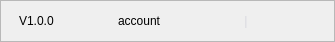
       <widget class="QFrame" name="frame_9">
        <property name="minimumSize">
         <size>
          <width>0</width>
          <height>0</height>
         </size>
        </property>
        <property name="maximumSize">
         <size>
          <width>16777215</width>
          <height>41</height>
         </size>
        </property>
        <property name="styleSheet">
         <string notr="true">QFrame {border-bottom: 1px solid #D7D7DE;}</string>
        </property>
        <property name="frameShape">
         <enum>QFrame::StyledPanel</enum>
        </property>
        <property name="frameShadow">
         <enum>QFrame::Raised</enum>
        </property>
        <property name="lineWidth">
         <number>0</number>
        </property>
        <property name="midLineWidth">
         <number>1</number>
        </property>
        <layout class="QHBoxLayout" name="horizontalLayout">
         <property name="spacing">
          <number>0</number>
         </property>
         <property name="topMargin">
          <number>0</number>
         </property>
         <property name="bottomMargin">
          <number>0</number>
         </property>
         <item>
          <widget class="QLabel" name="labelLogo">
           <property name="maximumSize">
            <size>
             <width>16777215</width>
             <height>38</height>
            </size>
           </property>
           <property name="text">
            <string/>
           </property>
           <property name="pixmap">
            <pixmap resource="res.qrc">:/main/resource/main/logo.png</pixmap>
           </property>
          </widget>
         </item>
         <item>
          <widget class="QLabel" name="labelAppVersion">
           <property name="maximumSize">
            <size>
             <width>16777215</width>
             <height>38</height>
            </size>
           </property>
           <property name="styleSheet">
            <string notr="true">border:none;</string>
           </property>
           <property name="text">
            <string>V1.0.0</string>
           </property>
          </widget>
         </item>
         <item>
          <spacer name="horizontalSpacer">
           <property name="orientation">
            <enum>Qt::Horizontal</enum>
           </property>
           <property name="sizeHint" stdset="0">
            <size>
             <width>40</width>
             <height>20</height>
            </size>
           </property>
          </spacer>
         </item>
         <item>
          <widget class="QToolButton" name="toolBtnPhoto">
           <property name="minimumSize">
            <size>
             <width>24</width>
             <height>24</height>
            </size>
           </property>
           <property name="maximumSize">
            <size>
             <width>24</width>
             <height>24</height>
            </size>
           </property>
           <property name="cursor">
            <cursorShape>PointingHandCursor</cursorShape>
           </property>
           <property name="styleSheet">
            <string notr="true">QToolButton {
border: none; 
border-radius: 999px; 
background: transparent;
background-image: url(:/main/resource/main/default_photoUrl.png);
}</string>
           </property>
           <property name="text">
            <string/>
           </property>
           <property name="icon">
            <iconset resource="res.qrc">
             <normaloff>:/main/resource/main/photo_border.png</normaloff>:/main/resource/main/photo_border.png</iconset>
           </property>
           <property name="iconSize">
            <size>
             <width>24</width>
             <height>24</height>
            </size>
           </property>
          </widget>
         </item>
         <item>
          <widget class="QLabel" name="labelAccount">
           <property name="maximumSize">
            <size>
             <width>16777215</width>
             <height>38</height>
            </size>
           </property>
           <property name="styleSheet">
            <string notr="true">border:none;</string>
           </property>
           <property name="text">
            <string>account</string>
           </property>
          </widget>
         </item>
         <item>
          <widget class="QToolButton" name="toolBtnCustomer">
           <property name="minimumSize">
            <size>
             <width>60</width>
             <height>40</height>
            </size>
           </property>
           <property name="maximumSize">
            <size>
             <width>60</width>
             <height>40</height>
            </size>
           </property>
           <property name="cursor">
            <cursorShape>PointingHandCursor</cursorShape>
           </property>
           <property name="styleSheet">
            <string notr="true">QToolButton {
border:none;
background:transparent;
background-image: url(:/main/resource/main/customer.png);
}
QToolButton:hover  {
border:none;
background:transparent;
background-image: url(:/main/resource/main/customer.png)
}
QToolButton:pressed  {
border:none;
background:transparent;
background-image: url(:/main/resource/main/customer.png)
}
QToolButton:clicked  {
border:none;
background:transparent;
background-image: url(:/main/resource/main/customer.png)
}</string>
           </property>
           <property name="text">
            <string/>
           </property>
           <property name="iconSize">
            <size>
             <width>16</width>
             <height>16</height>
            </size>
           </property>
          </widget>
         </item>
         <item>
          <widget class="QToolButton" name="toolBtnSetting">
           <property name="maximumSize">
            <size>
             <width>28</width>
             <height>40</height>
            </size>
           </property>
           <property name="cursor">
            <cursorShape>PointingHandCursor</cursorShape>
           </property>
           <property name="styleSheet">
            <string notr="true">QToolButton {
border:none;
background:transparent;
background-image: url(:/main/resource/main/setting_normal.png);
}
QToolButton:hover  {
border:none;
background:transparent;
background-image: url(:/main/resource/main/setting_normal.png)
}
QToolButton:pressed  {
border:none;
background:transparent;
background-image: url(:/main/resource/main/setting_normal.png)
}
QToolButton:clicked  {
border:none;
background:transparent;
background-image: url(:/main/resource/main/setting_normal.png)
}</string>
           </property>
           <property name="text">
            <string/>
           </property>
          </widget>
         </item>
         <item>
          <widget class="QLabel" name="label_15">
           <property name="maximumSize">
            <size>
             <width>16777215</width>
             <height>38</height>
            </size>
           </property>
           <property name="styleSheet">
            <string notr="true">color:#D7D7DE;border:none;</string>
           </property>
           <property name="text">
            <string> | </string>
           </property>
           <property name="alignment">
            <set>Qt::AlignCenter</set>
           </property>
          </widget>
         </item>
         <item>
          <widget class="QPushButton" name="btnMin">
           <property name="maximumSize">
            <size>
             <width>24</width>
             <height>32</height>
            </size>
           </property>
           <property name="cursor">
            <cursorShape>PointingHandCursor</cursorShape>
           </property>
           <property name="styleSheet">
            <string notr="true">QPushButton:hover {
     /*background-color: #FFD31111*/
 }
 QPushButton:flat {
     border: none; /* no border for a flat push button */
 }

 QPushButton:default {
     border-color: navy; /* make the default button prominent */
 }</string>
           </property>
           <property name="text">
            <string/>
           </property>
           <property name="icon">
            <iconset resource="res.qrc">
             <normaloff>:/main/resource/main/min_normal.png</normaloff>:/main/resource/main/min_normal.png</iconset>
           </property>
           <property name="iconSize">
            <size>
             <width>24</width>
             <height>32</height>
            </size>
           </property>
           <property name="flat">
            <bool>true</bool>
           </property>
          </widget>
         </item>
         <item>
          <widget class="QPushButton" name="btnMax">
           <property name="maximumSize">
            <size>
             <width>24</width>
             <height>32</height>
            </size>
           </property>
           <property name="cursor">
            <cursorShape>PointingHandCursor</cursorShape>
           </property>
           <property name="styleSheet">
            <string notr="true">QPushButton:hover {
     /*background-color: #FFD31111*/
 }
 QPushButton:flat {
     border: none; /* no border for a flat push button */
 }

 QPushButton:default {
     border-color: navy; /* make the default button prominent */
 }</string>
           </property>
           <property name="text">
            <string/>
           </property>
           <property name="icon">
            <iconset resource="res.qrc">
             <normaloff>:/main/resource/main/max_normal.png</normaloff>:/main/resource/main/max_normal.png</iconset>
           </property>
           <property name="iconSize">
            <size>
             <width>24</width>
             <height>32</height>
            </size>
           </property>
           <property name="flat">
            <bool>true</bool>
           </property>
          </widget>
         </item>
         <item>
          <widget class="QPushButton" name="btnClose">
           <property name="maximumSize">
            <size>
             <width>24</width>
             <height>32</height>
            </size>
           </property>
           <property name="cursor">
            <cursorShape>PointingHandCursor</cursorShape>
           </property>
           <property name="styleSheet">
            <string notr="true">QPushButton:hover {
     background-color: #FFD31111
 }
 QPushButton:flat {
     border: none; /* no border for a flat push button */
 }

 QPushButton:default {
     border-color: navy; /* make the default button prominent */
 }</string>
           </property>
           <property name="text">
            <string/>
           </property>
           <property name="icon">
            <iconset resource="res.qrc">
             <normaloff>:/login/resource/login/ico_del_n.png</normaloff>:/login/resource/login/ico_del_n.png</iconset>
           </property>
           <property name="iconSize">
            <size>
             <width>24</width>
             <height>32</height>
            </size>
           </property>
           <property name="flat">
            <bool>true</bool>
           </property>
          </widget>
         </item>
        </layout>
       </widget>
